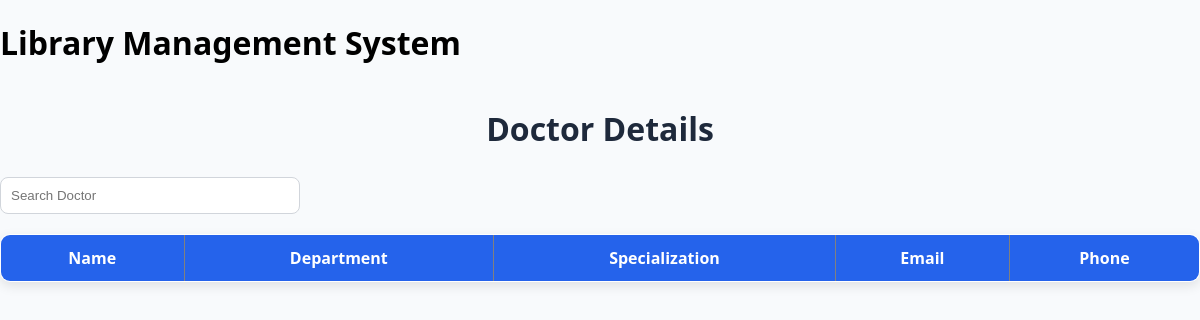
Page /doctor-details/ on the earlier database version.
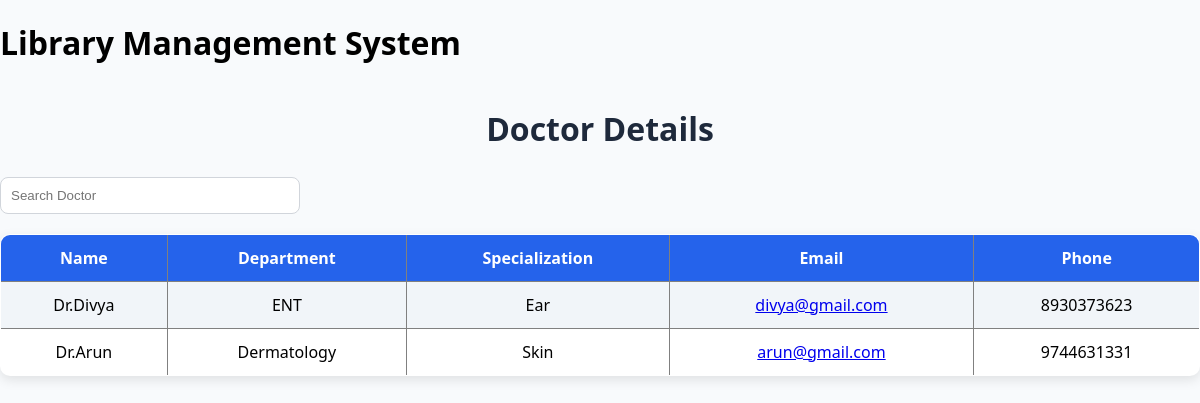
Same page on the later database version.
### hospital/models.py (models this page shows, shortened)
class Doctor(models.Model):
    name = models.CharField(max_length=100)
    department = models.ForeignKey(
        Department,
        on_delete=models.CASCADE
    )
    specialization = models.CharField(max_length=100)
    email = models.EmailField(unique=True)
    phone = models.CharField(max_length=15)

class Department(models.Model):
    name = models.CharField(max_length=100)
    def __str__(self):
        return self.name

### hospital/views.py (the view)
# urls.py: path('doctor-details/',views.doctor_details,name='doctor_details'),
def doctor_details(request):
    doctors = Doctor.objects.all()
    return render(request, 'doctor_details.html', {'doctors': doctors})

### hospital/templates/doctor_details.html
{% extends 'base.html' %}
{% block content %}
<h1 class="page-title">Doctor Details</h1>
<input type="text"
       placeholder="Search Doctor"
       class="search-box">
<table border="1">
    <tr>
        <th>Name</th>
        <th>Department</th>
        <th>Specialization</th>
        <th>Email</th>
        <th>Phone</th>
    </tr>
    {% for doctor in doctors %}
    <tr>
        <td>{{ doctor.name }}</td>
        <td>{{ doctor.department }}</td>
        <td>{{ doctor.specialization }}</td>
       <td>
    <a href="mailto:{{ doctor.email }}">
        {{ doctor.email }}
    </a>
</td>
        <td>{{ doctor.phone }}</td>
    </tr>
    {% endfor %}
</table>
{% endblock %}

Differences in the rows shown:
added Doctor: name "Dr.Divya", department "ENT", specialization "Ear", email "divya@gmail.com", phone "8930373623"
added Doctor: name "Dr.Arun", department "Dermatology", specialization "Skin", email "arun@gmail.com", phone "9744631331"
